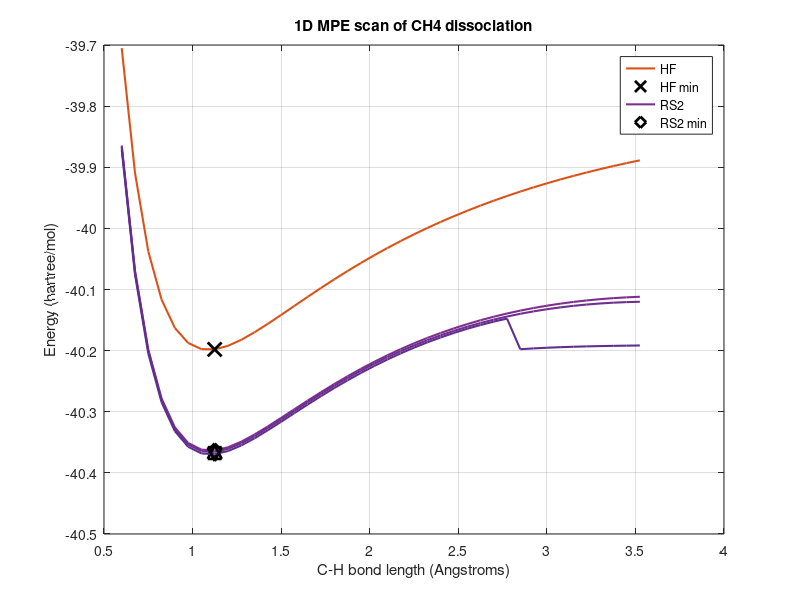

This chart was generated by the following MATLAB code:

clc;
clear all;
close all;

% Read the data from the csv file and store the colums values in 3 arrays. 
data = csvread('energy_comparison.csv',1,0);
RCH4 = data(:,1);
EHF = data(:,2);
ERS2_1 = data(:,3);
ERS2_2 = data(:,4);
ERS2_3 = data(:,5);

%Mark the minimum energy points
[minEHF, indexEHF] = min(EHF);
[minERS2_1, indexERS2_1] = min(ERS2_1);
[minERS2_2, indexERS2_2] = min(ERS2_2);
[minERS2_3, indexERS2_3] = min(ERS2_3);

% Plot the data
figure
plot(RCH4, EHF, "Color", "#D95319", 'LineWidth', 1.5)
hold on
plot(RCH4(indexEHF), minEHF, 'x', 'MarkerSize', 10, 'MarkerEdgeColor', 'k', 'LineWidth', 2)
plot(RCH4, ERS2_1, "Color", "#7E2F8E", 'LineWidth', 1.5)
plot(RCH4(indexERS2_1), minERS2_1, 'diamond', 'MarkerSize', 10, 'MarkerEdgeColor', 'k', 'LineWidth', 2)
plot(RCH4, ERS2_2, "Color", "#6E2F8E", 'LineWidth', 1.5)
plot(RCH4(indexERS2_2), minERS2_2, '^', 'MarkerSize', 10, 'MarkerEdgeColor', 'k', 'LineWidth', 2)
plot(RCH4, ERS2_3, "Color", "#5E2F8E", 'LineWidth', 1.5)
plot(RCH4(indexERS2_3), minERS2_3, 'v', 'MarkerSize', 10, 'MarkerEdgeColor', 'k', 'LineWidth', 2)
xlabel('C-H bond length (Angstroms)')
ylabel('Energy (hartree/mol)')
title('1D MPE scan of CH4 dissociation')
legend('HF', 'HF min', 'RS2', 'RS2 min')
grid on
